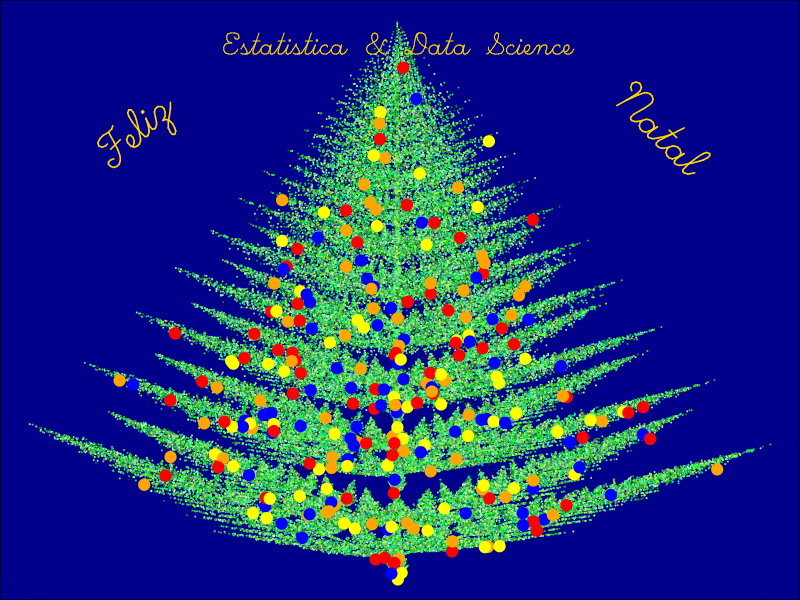

The R source for this figure:
## ---- chunk 1
L <-  matrix(
  c(0.03,  0,     0  ,  0.1,
    0.85,  0.00,  0.00, 0.85,
    0.8,   0.00,  0.00, 0.8,
    0.2,  -0.08,  0.15, 0.22,
    -0.2,   0.08,  0.15, 0.22,
    0.25, -0.1,   0.12, 0.25,
    -0.2,   0.1,   0.12, 0.2),
  nrow=4)

L

## ---- chunk 2
B <- matrix(
  c(0, 0,
    0, 1.5,
    0, 1.5,
    0, 0.85,
    0, 0.85,
    0, 0.3,
    0, 0.4),
  nrow=2)

B

prob = c(0.02, 0.6,.08, 0.07, 0.07, 0.07, 0.07)

## ---- chunk 3
N = 1e5 #número de iterações 
x = matrix(NA, nrow = 2, ncol = N)
x[, 1] = c(0, 2)   # ponto inicial

k <- sample(1:7, N, prob, replace = TRUE) #Amostra com indices

for (i in 2:N)
x[, i] = crossprod(matrix(L[, k[i]], nrow = 2), x[, i - 1]) + B[, k[i]] # iteração para construção dos pontos da nossa Árvore 

## ---- chunk 4
par(bg='darkblue',mar=rep(0,4))
plot(x=x[1,],y=x[2,],
     col=grep('green',colors(),value=TRUE),
     axes=TRUE,
     cex=.1,
     xlab='teste',
     ylab='razao' )#,pch='.')

bals <- sample(N,257)
points(x=x[1,bals],y=x[2,bals]-.1,
       col= c('red','blue','yellow','orange'),
       cex=1.5,
       pch=19
)
text(x=-.7,y=8,
     labels='Feliz',
     adj=c(.5,.5),
     srt=45,
     vfont=c('script','plain'),
     cex=3,
     col='gold'
)

text(x=0,y=9.5,
     labels='Estatistica & Data Science',
     adj=c(.5,.5),
     #srt=45,
     vfont=c('script','plain'),
     cex=2,
     col='gold'
)

text(x=0.7,y=8,
     labels='Natal',
     adj=c(.5,.5),
     srt=-45,
     vfont=c('script','plain'),
     cex=3,
     col='gold'
)

